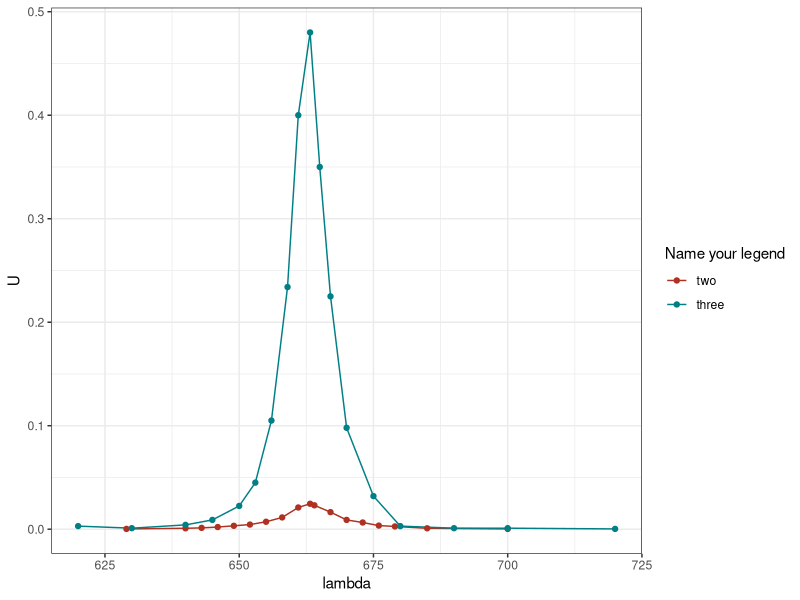

Recreate this plot in R.
print("helloworld")

#require(ggplot2)
library(ggplot2)

# dat <- read.csv('dataset1.csv', sep = '\t')
# 
# g <- ggplot(dat, aes(x = A, y = U)) +
#   geom_point()+
#   geom_line() +
#   scale_x_log10(breaks = c(5,10,15,20,25,30,35)) +
#   theme_bw()
# 
# plot(g)

dat2 <- read.csv('dataset2.csv', sep = '\t')
dat3 <- read.csv('dataset3.csv', sep = '\t')
dat3 <- as.data.frame(dat3)
colnames(dat3) <- c('lambda', 'U')

dat2$fac <- as.factor('two') #change 'two to the name you need for legend
dat3$fac <- as.factor('three')

datFinal <- rbind.data.frame(dat2, dat3) #final DF for plotting, values separated by factor 

# your nice loop
datFinalFixed <- datFinal

for (i in 1:length(datFinalFixed$U)) {
  if (datFinalFixed$U[i] < .003) {
    datFinalFixed$U[i] <- 0
  }
  else {
    datFinalFixed$U[i] <- datFinalFixed$U[i] - .003
  }
}

g <- ggplot(data = datFinal, aes(x = lambda, y = U)) + 
  geom_line(aes(colour = fac)) +
  geom_point(aes(colour = fac)) +
  scale_colour_discrete(name = 'Name your legend', l = 40) + 
  labs(list(x = 'x-axis descr.', y = 'y-axis descr')) +
  theme_bw()

plot(g)

